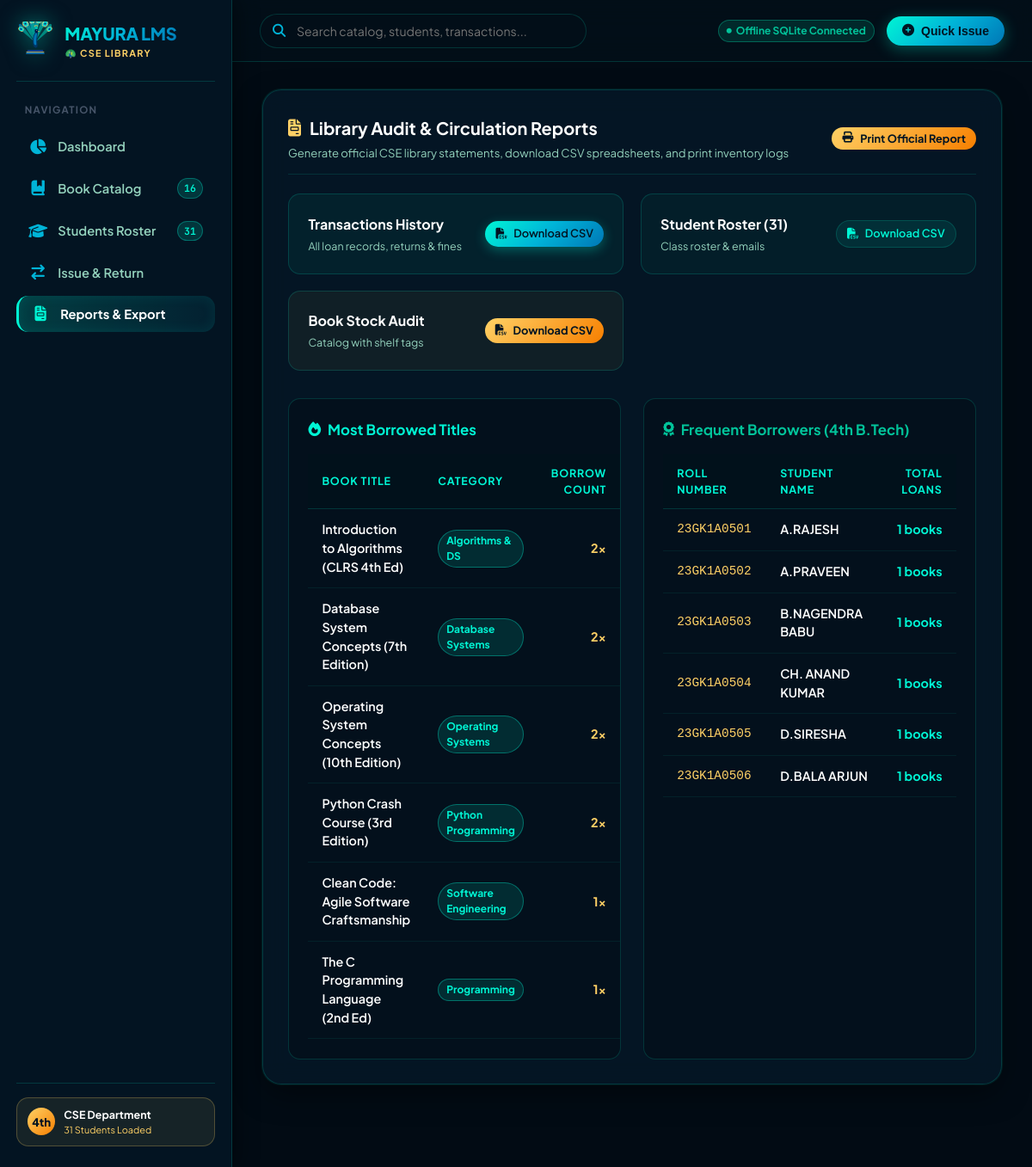
Page /reports on the committed database.
### tables this page shows
CREATE TABLE books (
            id INTEGER PRIMARY KEY AUTOINCREMENT,
            isbn TEXT UNIQUE NOT NULL,
            title TEXT NOT NULL,
            author TEXT NOT NULL,
            category TEXT NOT NULL,
            total_copies INTEGER NOT NULL DEFAULT 1,
            available_copies INTEGER NOT NULL DEFAULT 1,
            shelf_location TEXT NOT NULL,
            created_at TIMESTAMP DEFAULT CURRENT_TIMESTAMP
        );

CREATE TABLE students (
            id INTEGER PRIMARY KEY AUTOINCREMENT,
            sl_no INTEGER,
            roll_number TEXT UNIQUE NOT NULL,
            name TEXT NOT NULL,
            year_of_study TEXT NOT NULL,
            branch TEXT NOT NULL,
            email TEXT,
            phone TEXT,
            avatar_seed TEXT,
            created_at TIMESTAMP DEFAULT CURRENT_TIMESTAMP
        );

### app.py (the view)
@app.route('/reports')
def reports():
    conn = get_db()
    cursor = conn.cursor()
    cursor.execute("""
        SELECT b.title, b.category, COUNT(i.id) as issue_count
        FROM books b
        LEFT JOIN issues i ON b.id = i.book_id
        GROUP BY b.id
        ORDER BY issue_count DESC
        LIMIT 6
    """)
    top_books = cursor.fetchall()
    cursor.execute("""
        SELECT s.roll_number, s.name, COUNT(i.id) as issue_count
        FROM students s
        LEFT JOIN issues i ON s.id = i.student_id
        GROUP BY s.id
        ORDER BY issue_count DESC
        LIMIT 6
    """)
    top_students = cursor.fetchall()
    conn.close()
    return render_template('reports.html', active_page='reports', top_books=top_books, top_students=top_students)

### app.py (called while the page is built)
@app.context_processor
def inject_global_data():
    try:
        conn = get_db()
        cursor = conn.cursor()
        cursor.execute("SELECT id, roll_number, name, year_of_study, branch FROM students ORDER BY roll_number ASC")
        students = cursor.fetchall()
        cursor.execute("SELECT id, title, available_copies, total_copies, shelf_location FROM books ORDER BY title ASC")
        books = cursor.fetchall()
        conn.close()
        return dict(all_students_quick=students, all_books_quick=books)
    except Exception as e:
        return dict(all_students_quick=[], all_books_quick=[])

### database.py (called while the page is built)
def get_db():
    conn = sqlite3.connect(DB_PATH)
    conn.row_factory = sqlite3.Row
    return conn

### templates/reports.html (shortened to what this page needs)
{% extends "base.html" %}
{% block content %}
<div class="glass-panel">
  <div class="panel-header">
    <div>
      <div class="panel-heading">
        <i class="fa-solid fa-file-invoice" style="color: var(--peacock-gold);"></i>
        <span>Library Audit & Circulation Reports</span>
      </div>
      <div style="font-size: 0.82rem; color: var(--text-secondary); margin-top: 4px;">
        Generate official CSE library statements, download CSV spreadsheets, and print inventory logs
      </div>
    </div>
    <button class="btn-ui btn-ui-gold btn-ui-sm" onclick="window.print()">
      <i class="fa-solid fa-print"></i> Print Official Report
    </button>
  </div>
  <div style="display: grid; grid-template-columns: repeat(auto-fit, minmax(280px, 1fr)); gap: 1.2rem; margin-bottom: 2rem;">
    <div style="background: rgba(0, 245, 212, 0.05); border: 1px solid var(--border-glass); border-radius: var(--radius-md); padding: 1.4rem; display: flex; align-items: center; justify-content: space-between;">
      <div>
        <h4 style="color: #fff; font-size: 1rem; margin-bottom: 4px;">Transactions History</h4>
        <p style="font-size: 0.78rem; color: var(--text-secondary);">All loan records, returns & fines</p>
      </div>
      <a href="{{ url_for('export_issues_csv') }}" class="btn-ui btn-ui-primary btn-ui-sm">
        <i class="fa-solid fa-file-csv"></i> Download CSV
      </a>
    </div>
    <div style="background: rgba(2, 195, 154, 0.05); border: 1px solid var(--border-glass); border-radius: var(--radius-md); padding: 1.4rem; display: flex; align-items: center; justify-content: space-between;">
      <div>
        <h4 style="color: #fff; font-size: 1rem; margin-bottom: 4px;">Student Roster (31)</h4>
        <p style="font-size: 0.78rem; color: var(--text-secondary);">Class roster & emails</p>
      </div>
      <a href="{{ url_for('export_students_csv') }}" class="btn-ui btn-ui-secondary btn-ui-sm">
        <i class="fa-solid fa-file-csv"></i> Download CSV
      </a>
    </div>
    <div style="background: rgba(255, 209, 102, 0.05); border: 1px solid var(--border-glass); border-radius: var(--radius-md); padding: 1.4rem; display: flex; align-items: center; justify-content: space-between;">
      <div>
        <h4 style="color: #fff; font-size: 1rem; margin-bottom: 4px;">Book Stock Audit</h4>
        <p style="font-size: 0.78rem; color: var(--text-secondary);">Catalog with shelf tags</p>
      </div>
      <a href="{{ url_for('export_books_csv') }}" class="btn-ui btn-ui-gold btn-ui-sm">
        <i class="fa-solid fa-file-csv"></i> Download CSV
      </a>
    </div>
  </div>
  <div style="display: grid; grid-template-columns: repeat(auto-fit, minmax(350px, 1fr)); gap: 1.6rem;">
    <div style="background: rgba(3, 16, 26, 0.7); border: 1px solid var(--border-glass); border-radius: var(--radius-md); padding: 1.4rem;">
      <h3 style="font-size: 1.05rem; color: var(--peacock-cyan); margin-bottom: 1rem; display: flex; align-items: center; gap: 8px;">
        <i class="fa-solid fa-fire"></i> Most Borrowed Titles
      </h3>
      <table class="table-custom" style="font-size: 0.85rem;">
        <thead>
          <tr>
            <th>Book Title</th>
            <th>Category</th>
            <th style="text-align: right;">Borrow Count</th>
          </tr>
        </thead>
        <tbody>
          {% for b in top_books %}
            <tr>
              <td style="font-weight: 600; color: #fff;">{{ b.title }}</td>
              <td><span class="tag-badge tag-cyan">{{ b.category }}</span></td>
              <td style="text-align: right; font-weight: 700; color: var(--peacock-gold);">{{ b.issue_count }}x</td>
            </tr>
          {% endfor %}
        </tbody>
      </table>
    </div>
    <div style="background: rgba(3, 16, 26, 0.7); border: 1px solid var(--border-glass); border-radius: var(--radius-md); padding: 1.4rem;">
      <h3 style="font-size: 1.05rem; color: var(--peacock-emerald); margin-bottom: 1rem; display: flex; align-items: center; gap: 8px;">
        <i class="fa-solid fa-award"></i> Frequent Borrowers (4th B.Tech)
      </h3>
      <table class="table-custom" style="font-size: 0.85rem;">
        <thead>
          <tr>
            <th>Roll Number</th>
            <th>Student Name</th>
            <th style="text-align: right;">Total Loans</th>
          </tr>
        </thead>
        <tbody>
          {% for s in top_students %}
            <tr>
              <td style="font-family: monospace; color: var(--peacock-gold);">{{ s.roll_number }}</td>
              <td style="font-weight: 600; color: #fff;">{{ s.name }}</td>
              <td style="text-align: right; font-weight: 700; color: var(--peacock-cyan);">{{ s.issue_count }} books</td>
            </tr>
          {% endfor %}
        </tbody>
      </table>
    </div>
  </div>
</div>
{% endblock %}

### static/css/peacock_theme.css (style rules this page uses)
:root { --font-main: 'Plus Jakarta Sans', system-ui, -apple-system, sans-serif; --font-mono: 'JetBrains Mono', monospace; --bg-dark: #020b14; --bg-sidebar: #031422; --bg-card: rgba(6, 26, 42, 0.75); --bg-card-hover: rgba(10, 38, 62, 0.88); --bg-input: rgba(3, 16, 26, 0.85); --peacock-cyan: #00f5d4; --peacock-teal: #00b4d8; --peacock-blue: #0077b6; --peacock-deep-blue: #023e8a; --peacock-navy: #001845; --peacock-emerald: #02c39a; --peacock-jade: #00a896; --peacock-gold: #ffd166; --peacock-amber: #f77f00; --peacock-purple: #7209b7; --peacock-indigo: #4361ee; --peacock-crimson: #ef476f; --text-primary: #f8fafc; --text-secondary: #94d2bd; --text-muted: #64748b; --text-dim: #475569; --border-glass: rgba(0, 245, 212, 0.16); --border-glass-strong: rgba(0, 245, 212, 0.4); --glow-cyan: 0 0 25px rgba(0, 245, 212, 0.35); --glow-gold: 0 0 25px rgba(255, 209, 102, 0.35); --shadow-card: 0 12px 35px -5px rgba(0, 0, 0, 0.5), 0 0 1px 1px rgba(0, 245, 212, 0.12); --grad-plumage: linear-gradient(135deg, #00f5d4 0%, #00b4d8 50%, #0077b6 100%); --grad-emerald: linear-gradient(135deg, #02c39a 0%, #00a896 60%, #028090 100%); --grad-gold: linear-gradient(135deg, #ffd166 0%, #f77f00 100%); --grad-purple: linear-gradient(135deg, #7209b7 0%, #4361ee 100%); --grad-danger: linear-gradient(135deg, #ef476f 0%, #d90429 100%); --grad-dark-mesh: radial-gradient(at 0% 0%, #032b44 0px, transparent 55%), radial-gradient(at 100% 0%, #04383f 0px, transparent 50%), radial-gradient(at 50% 100%, #011322 0px, transparent 60%), #020b14; --radius-sm: 8px; --radius-md: 14px; --radius-lg: 22px; --radius-full: 9999px; --transition: all 0.22s cubic-bezier(0.4, 0, 0.2, 1); }
* { margin: 0; padding: 0; box-sizing: border-box; }
body { font-family: var(--font-main); background: var(--bg-dark); background-image: var(--grad-dark-mesh); background-attachment: fixed; color: var(--text-primary); min-height: 100vh; line-height: 1.5; overflow-x: hidden; -webkit-font-smoothing: antialiased; }
.glass-panel { background: var(--bg-card); backdrop-filter: blur(14px); border: 1px solid var(--border-glass); border-radius: var(--radius-lg); padding: 1.8rem; margin-bottom: 2rem; box-shadow: var(--shadow-card); }
.panel-header { display: flex; justify-content: space-between; align-items: center; margin-bottom: 1.4rem; padding-bottom: 0.9rem; border-bottom: 1px solid rgba(0, 245, 212, 0.12); }
.panel-heading { display: flex; align-items: center; gap: 10px; font-size: 1.25rem; font-weight: 700; color: #ffffff; }
.panel-heading i { color: var(--peacock-cyan); }
.btn-ui { display: inline-flex; align-items: center; gap: 8px; padding: 9px 18px; border-radius: var(--radius-full); font-size: 0.9rem; font-weight: 600; cursor: pointer; border: none; transition: var(--transition); text-decoration: none; font-family: var(--font-main); }
.btn-ui-primary { background: var(--grad-plumage); color: #021422; box-shadow: 0 4px 14px rgba(0, 245, 212, 0.3); }
.btn-ui-secondary { background: rgba(0, 245, 212, 0.08); border: 1px solid var(--border-glass); color: var(--peacock-cyan); }
.btn-ui-gold { background: var(--grad-gold); color: #011422; font-weight: 700; }
.btn-ui-sm { padding: 5px 12px; font-size: 0.8rem; }
.table-custom { width: 100%; border-collapse: collapse; text-align: left; }
.table-custom th { background: rgba(2, 17, 28, 0.95); padding: 13px 16px; font-size: 0.78rem; font-weight: 700; letter-spacing: 0.8px; text-transform: uppercase; color: var(--peacock-cyan); border-bottom: 1px solid var(--border-glass); }
.table-custom td { padding: 13px 16px; font-size: 0.9rem; border-bottom: 1px solid rgba(0, 245, 212, 0.07); vertical-align: middle; }
.table-custom tbody tr { transition: var(--transition); }
.tag-badge { display: inline-flex; align-items: center; gap: 5px; padding: 3px 9px; border-radius: var(--radius-full); font-size: 0.75rem; font-weight: 700; }
.tag-cyan { background: rgba(0, 245, 212, 0.12); color: var(--peacock-cyan); border: 1px solid rgba(0, 245, 212, 0.35); }

### rows in the picture
books: title "Introduction to Algorithms (CLRS 4th Ed)", category "Algorithms & DS", issue_count "2"
books: title "Database System Concepts (7th Edition)", category "Database Systems", issue_count "2"
books: title "Operating System Concepts (10th Edition)", category "Operating Systems", issue_count "2"
books: title "Python Crash Course (3rd Edition)", category "Python Programming", issue_count "2"
books: title "Clean Code: Agile Software Craftsmanship", category "Software Engineering", issue_count "1"
books: title "The C Programming Language (2nd Ed)", category "Programming", issue_count "1"
students: roll_number "23GK1A0501", name "A.RAJESH", issue_count "1"
students: roll_number "23GK1A0502", name "A.PRAVEEN", issue_count "1"
students: roll_number "23GK1A0503", name "B.NAGENDRA BABU", issue_count "1"
students: roll_number "23GK1A0504", name "CH. ANAND KUMAR", issue_count "1"
students: roll_number "23GK1A0505", name "D.SIRESHA", issue_count "1"
students: roll_number "23GK1A0506", name "D.BALA ARJUN", issue_count "1"

### other values in the picture
{{ all_books_quick|length }} "16"
